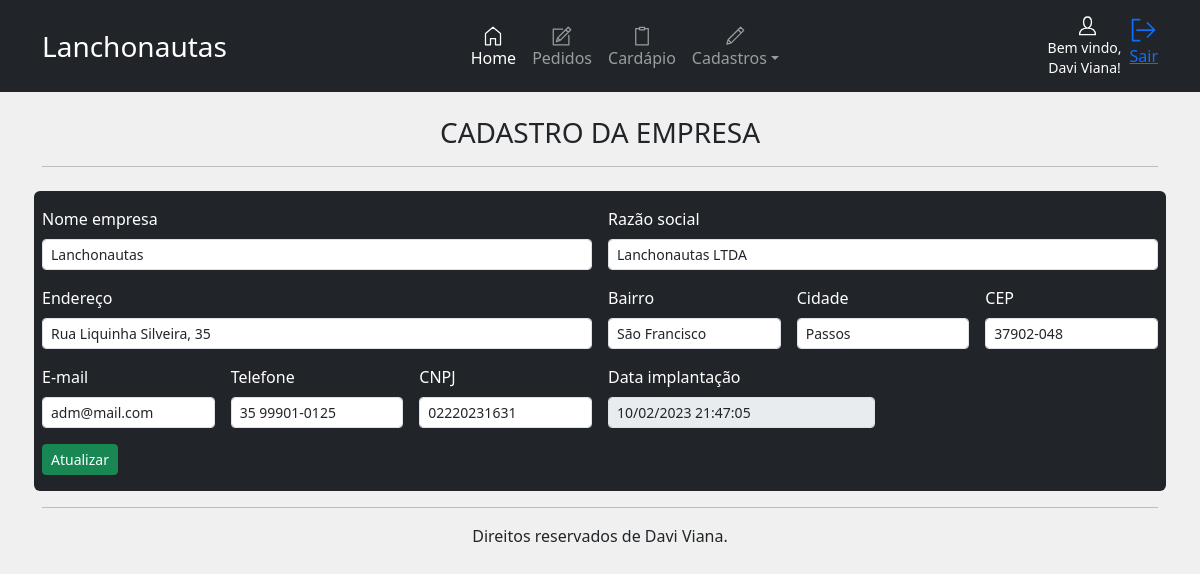
Page /painel/cad/empresa (signed in) on the committed database.
### app/models/empresaModel.py (models this page shows, shortened)
class empresa(UserMixin, db.Model):
    id = db.Column(db.Integer, primary_key=True, autoincrement=True)
    nome_empresa = db.Column(db.String(100))
    razao_social = db.Column(db.String(100))
    endereco = db.Column(db.String(100))
    bairro = db.Column(db.String(200))
    cidade = db.Column(db.String(50))
    cep = db.Column(db.String(20))
    email = db.Column(db.String(50))
    tel = db.Column(db.String(20))
    cnpj = db.Column(db.String(20))
    dt_criacao = db.Column(db.String(50))

### app/models/usersModel.py (models this page shows, shortened)
class users(UserMixin, db.Model):
    id = db.Column(db.Integer, primary_key=True, autoincrement=True)
    user = db.Column(db.String(10))
    nome = db.Column(db.String(50))
    email = db.Column(db.String(100))
    senha = db.Column(db.String(200))
    administrador = db.Column(db.String(20))
    situacao = db.Column(db.String(20))
    dt_criacao = db.Column(db.String(50))
    def get_user(user):
        return users.query.get(user)

### app/views/cad.py (the view, shortened to what this page needs)
@bp.route('/empresa', methods=['POST', 'GET'])
@login_required
def empresa():
    cad_empresa = empresaModel.empresa.query.filter_by(id=1).first()
    menu_panel = load.menu.get()
    return render_template('panel/cadastros/empresa.html', menu_panel=menu_panel, cad_empresa=cad_empresa)

### app/__init__.py (called while the page is built)
@login_manager.user_loader
def get(user):
    return usersModel.users.get_user(user)

### app/services/load.py (called while the page is built)
    def get():
        empresa = empresaModel.empresa.query.filter_by(id=1).first()
        if empresa is None:
            nome_empresa = 'NOME EMPRESA'
        else:
            nome_empresa = empresa.nome_empresa
        nome = current_user.nome
        badgeOrder = pedidosModel.pedidos.query.filter_by(situacao='PENDENTE').all()
        return nome, nome_empresa, len(badgeOrder)

### app/templates/panel/cadastros/empresa.html
{% extends 'panel/home.html' %}
{% block panel %}
<br>
<h3 style="text-align: center;">CADASTRO DA EMPRESA</h3>
<hr>
<br>
<form class="row g-3 text-bg-dark pb-3 rounded" action="{{url_for('cad.empresa')}}" method="POST">
    <div class="col-md-6">
        <label for="nome_empresa" class="form-label">Nome empresa</label>
        <input type="text" class="form-control form-control-sm" id="nome_empresa" name="nome_empresa"
            value="{{cad_empresa.nome_empresa}}" required>
    </div>
    <div class="col-md-6">
        <label for="razao_social" class="form-label">Razão social</label>
        <input type="text" class="form-control form-control-sm" id="razao_social" name="razao_social"
            value="{{cad_empresa.razao_social}}" required>
    </div>
    <div class="col-6">
        <label for="endereco" class="form-label">Endereço</label>
        <input type="text" class="form-control form-control-sm" id="endereco" name="endereco" placeholder="Rua tal, 00"
            value="{{cad_empresa.endereco}}" required>
    </div>
    <div class="col-2">
        <label for="bairro" class="form-label">Bairro</label>
        <input type="text" class="form-control form-control-sm" id="bairro" name="bairro" value="{{cad_empresa.bairro}}" required>
    </div>
    <div class="col-md-2">
        <label for="cidade" class="form-label">Cidade</label>
        <input type="text" class="form-control form-control-sm" id="cidade" name="cidade" value="{{cad_empresa.cidade}}" required>
    </div>
    <div class="col-md-2">
        <label for="cep" class="form-label">CEP</label>
        <input type="text" class="form-control form-control-sm" id="cep" name="cep" value="{{cad_empresa.cep}}" required>
    </div>
    <div class="col-md-2">
        <label for="email" class="form-label">E-mail</label>
        <input type="text" class="form-control form-control-sm" id="email" name="email" value="{{cad_empresa.email}}" required>
    </div>
    <div class="col-md-2">
        <label for="tel" class="form-label">Telefone</label>
        <input type="text" class="form-control form-control-sm" id="tel" name="tel" value="{{cad_empresa.tel}}" required>
    </div>
    <div class="col-md-2">
        <label for="cnpj" class="form-label">CNPJ</label>
        <input type="text" class="form-control form-control-sm" id="cnpj" name="cnpj" value="{{cad_empresa.cnpj}}" required>
    </div>
    <div class="col-md-3">
        <label for="dt_criacao" class="form-label">Data implantação</label>
        <input type="text" class="form-control form-control-sm" id="dt_criacao" name="dt_criacao" value="{{cad_empresa.dt_criacao}}"
            disabled>
    </div>
    <div class="col-12">
        <button type="submit" class="btn btn-success btn-sm">Atualizar</button>
    </div>
</form>
{% endblock %}

### app/templates/panel/home.html (shortened to what this page needs)
{% extends 'layout.html' %}
{% block content %}
<header>
    <nav class="navbar navbar-expand-lg navbar-dark bg-dark fixed">
        <div class="container">
            <div style="width: 10em;" class="m-auto">
                <a class="navbar-brand text-center fs-3">{{ menu_panel[1] }}</a>
            </div>
            <div class="offcanvas offcanvas-end text-bg-dark" tabindex="-1" id="offcanvasDarkNavbar"
                aria-labelledby="offcanvasDarkNavbarLabel">
                <div class="offcanvas-body m-auto">
                    <ul class="navbar-nav m-auto">
                        <li class="nav-item">
                            <a class="nav-link active text-center" aria-current="page" href="{{url_for('panel.home')}}"><svg
                                    id="i-home" xmlns="http://www.w3.org/2000/svg" viewBox="0 0 32 32" width="40"
                                    height="20" fill="none" stroke="currentcolor" stroke-linecap="round"
                                    stroke-linejoin="round" stroke-width="2">
                                    <path d="M12 20 L12 30 4 30 4 12 16 2 28 12 28 30 20 30 20 20 Z" />
                                </svg> <br>Home</a>
                        </li>
                        <li class="nav-item">
                            <a class="nav-link text-center" href="{{url_for('panel.pedidos_')}}"> <svg
                                    id="i-compose" xmlns="http://www.w3.org/2000/svg" viewBox="0 0 32 32" width="40"
                                    height="20" fill="none" stroke="currentcolor" stroke-linecap="round"
                                    stroke-linejoin="round" stroke-width="2">
                                    <path
                                        d="M27 15 L27 30 2 30 2 5 17 5 M30 6 L26 2 9 19 7 25 13 23 Z M22 6 L26 10 Z M9 19 L13 23 Z" />
                                </svg> <br>Pedidos
                            </a>
                        </li>
                        <li class="nav-item">
                            <a class="nav-link text-center" href="{{url_for('panel.cardapio')}}"> <svg id="i-clipboard"
                                    xmlns="http://www.w3.org/2000/svg" viewBox="0 0 32 32" width="40" height="20"
                                    fill="none" stroke="currentcolor" stroke-linecap="round" stroke-linejoin="round"
                                    stroke-width="2">
                                    <path d="M12 2 L12 6 20 6 20 2 12 2 Z M11 4 L6 4 6 30 26 30 26 4 21 4" />
                                </svg> <br>Cardápio</a>
                        </li>
                        <li class="nav-item dropdown">
                            <a class="nav-link dropdown-toggle text-center" href="#" id="navbarDropdown" role="button"
                                data-bs-toggle="dropdown" aria-expanded="false"> <svg id="i-edit"
                                    xmlns="http://www.w3.org/2000/svg" viewBox="0 0 32 32" width="40" height="20"
                                    fill="none" stroke="currentcolor" stroke-linecap="round" stroke-linejoin="round"
                                    stroke-width="2">
                                    <path d="M30 7 L25 2 5 22 3 29 10 27 Z M21 6 L26 11 Z M5 22 L10 27 Z" />
                                </svg> <br>Cadastros</a>
                        </li>
                    </ul>
                </div>
            </div>
                <div class="d-flex flex-column align-items-center text-bg-dark">
                    <h6 class="text-center m-auto me-2"><small>Bem vindo,<br> {{ menu_panel[0] }}!</small></h6>
                </div>
                <a href="{{url_for('auth.logout')}}" class="mt-2 m-auto" role="button" title="Sair"><svg id="i-signout"
                        xmlns="http://www.w3.org/2000/svg" viewBox="0 0 32 32" width="28" height="28" fill="none"
                        stroke="currentcolor" stroke-linecap="round" stroke-linejoin="round" stroke-width="2">
                        <path d="M28 16 L8 16 M20 8 L28 16 20 24 M11 28 L3 28 3 4 11 4" />
                    </svg>
                    <p>Sair</p>
                </a>
        </div>
    </nav>
</header>
<main class="container">
    {% block panel %}{% endblock %}
    <hr>
</main>
<footer class="container pb-3" style="text-align: center;">
    Direitos reservados de Davi Viana.
</footer>
{% endblock %}

### app/static/css/style.css (style rules this page uses)
.text-center { text-align: center; }

### rows in the picture
empresa: nome_empresa "Lanchonautas", razao_social "Lanchonautas LTDA", endereco "Rua Liquinha Silveira, 35", bairro "São Francisco", cidade "Passos", cep "37902-048", email "adm@mail.com", tel "35 99901-0125", cnpj "02220231631", dt_criacao "10/02/2023 21:47:05"
users: nome "Davi Viana"
